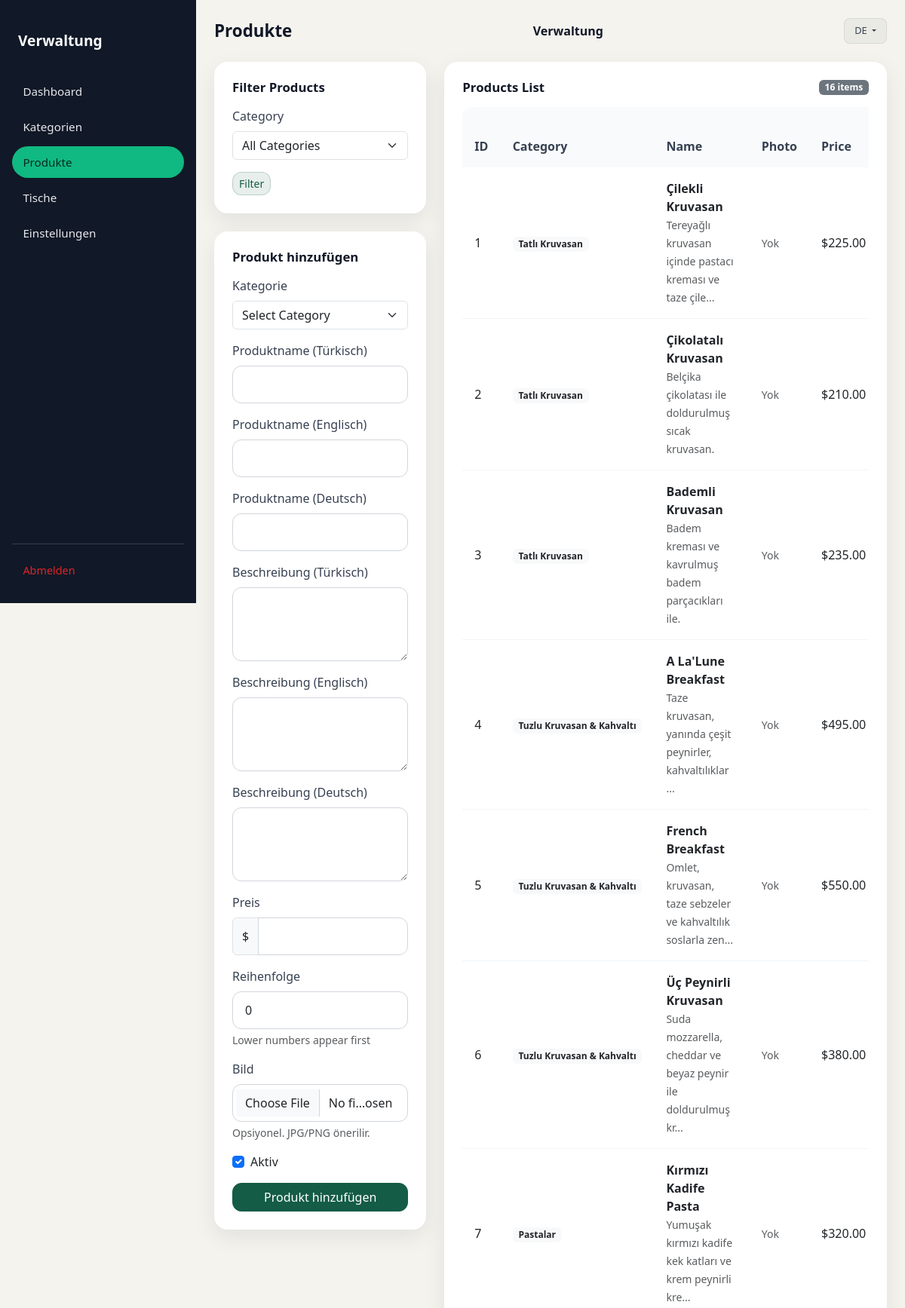
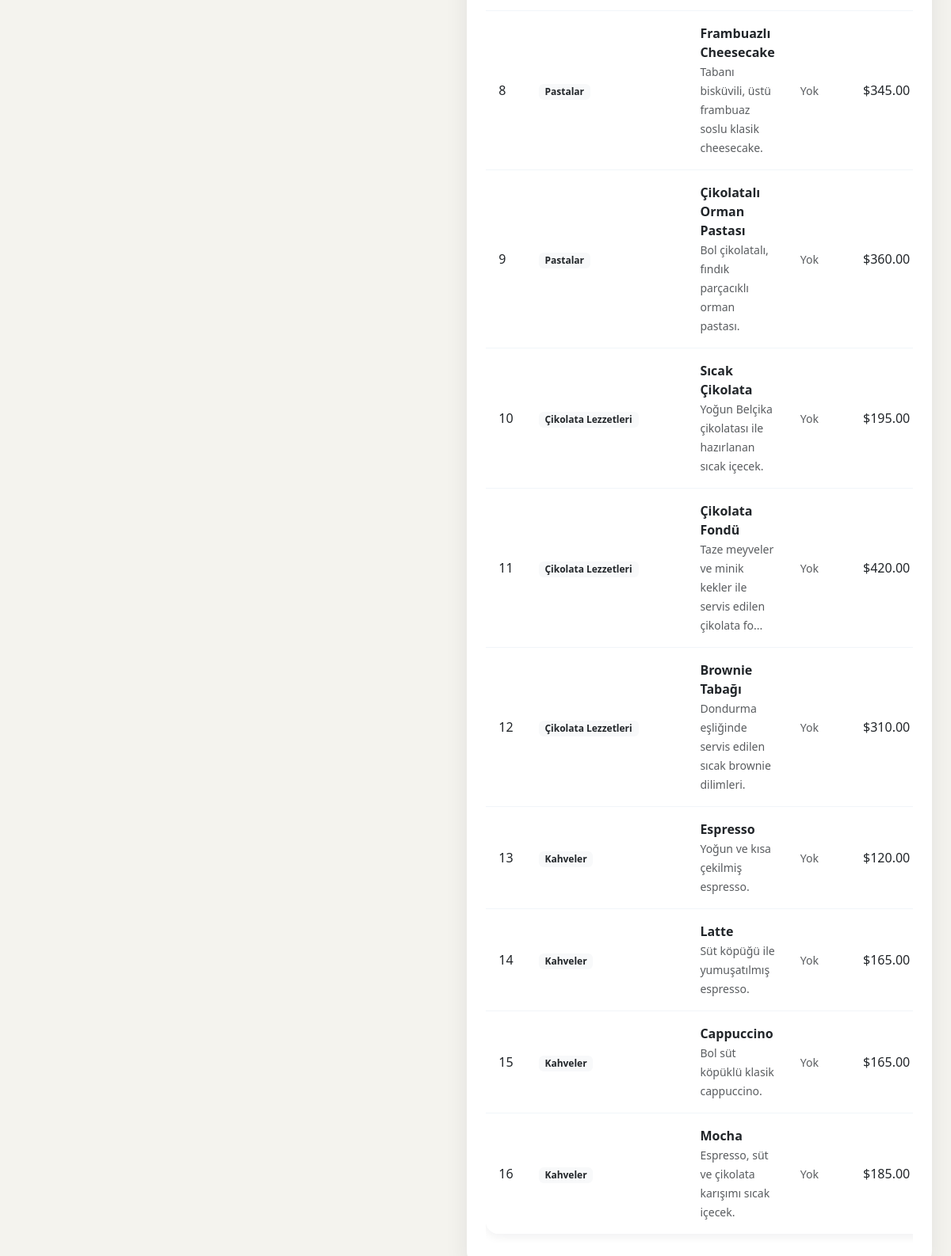
Page /app/public/admin/products.php?lang=de (signed in) on the committed database (2 pictures, top to bottom).
### tables this page shows
CREATE TABLE IF NOT EXISTS products (
    id INT AUTO_INCREMENT PRIMARY KEY,
    category_id INT NOT NULL,
    name VARCHAR(150),
    description TEXT,
    price DECIMAL(10,2),
    is_active TINYINT(1) DEFAULT 1,
    sort_order INT DEFAULT 0,
    FOREIGN KEY (category_id) REFERENCES categories(id) ON DELETE CASCADE
);

CREATE TABLE IF NOT EXISTS categories (
    id INT AUTO_INCREMENT PRIMARY KEY,
    restaurant_id INT NOT NULL,
    name VARCHAR(100),
    sort_order INT DEFAULT 0,
    created_at TIMESTAMP DEFAULT CURRENT_TIMESTAMP,
    FOREIGN KEY (restaurant_id) REFERENCES restaurants(id) ON DELETE CASCADE
);

### app/app/includes/lang.php (called while the page is built, shortened)
<?php
function t(string $key, array $replacements = []): string {
    $translation = $GLOBALS['translations'][$key] ?? $key;
    return $translation;
}
function getCurrentLangCode(): string {
    return $GLOBALS['current_lang'];
}
?>

### app/public/admin/products.php (the view, shortened to what this page needs)
<?php
$pdo = getDb();
$editProduct = null;
$filterCategoryId = $_GET['category_id'] ?? '';
try {
    $sql = "SELECT p.*, c.name AS category_name
            FROM products p
            JOIN categories c ON c.id = p.category_id
            WHERE c.restaurant_id = 1";
    $sql .= " ORDER BY c.sort_order, c.id, p.sort_order, p.id";
    $stmt = $pdo->prepare($sql);
    $stmt->execute();
    $products = $stmt->fetchAll();
} catch (PDOException $e) {
    $error = 'Error fetching products: ' . $e->getMessage();
    $products = [];
}
?>
<!DOCTYPE html>
<html lang="<?= getCurrentLangCode() ?>">
<head>
    <link href="https://cdn.jsdelivr.net/npm/bootstrap@5.3.0/dist/css/bootstrap.min.css" rel="stylesheet">
    <link href="/assets/admin.css?v=123456" rel="stylesheet">
    </head>
<body class="admin-body">
    <div class="admin-layout">
        <div class="admin-sidebar" id="mobileSidebar">
            <a href="/admin/dashboard.php" class="admin-sidebar-brand"><?= t('admin.title') ?></a>
            <nav class="admin-sidebar-nav">
                <a href="/admin/dashboard.php"><?= t('admin.dashboard') ?></a>
                <a href="/admin/categories.php"><?= t('admin.categories') ?></a>
                <a href="/admin/products.php" class="active"><?= t('admin.products') ?></a>
                <a href="/admin/tables.php"><?= t('admin.tables') ?></a>
                <a href="/admin/settings.php"><?= t('admin.settings') ?></a>
            </nav>
            <div class="admin-sidebar-footer">
                <a href="/admin/logout.php"><?= t('admin.logout') ?></a>
            </div>
        </div>
        <div class="admin-content">
            <div class="admin-topbar">
                <div class="admin-topbar-left">
                    <h1 class="admin-page-title d-none d-lg-block"><?= t('admin.products') ?></h1>
                </div>
                <div class="admin-topbar-center">
                    <?php
                    try {
                        $pdo = getDb();
                        $stmt = $pdo->prepare("SELECT logo_path, name FROM restaurants WHERE id = 1 LIMIT 1");
                        $stmt->execute();
                        $restaurant = $stmt->fetch();
                        if ($restaurant && !empty($restaurant['logo_path'])): ?>
                            <img src="<?= htmlspecialchars($restaurant['logo_path']) ?>"
                                 alt="<?= htmlspecialchars($restaurant['name'] ?? 'Restaurant Logo') ?>"
                                 style="height: 32px; max-width: 120px; object-fit: contain;">
                        <?php else: ?>
                            <span class="admin-topbar-logo"><?= t('admin.title') ?></span>
                        <?php endif;
                    } catch (Exception $e) {
                        echo '<span class="admin-topbar-logo">' . t('admin.title') . '</span>';
                    }
                    ?>
                </div>
                <div class="admin-topbar-right">
                    <div class="dropdown">
                        <button class="admin-lang-btn dropdown-toggle" type="button" data-bs-toggle="dropdown">
                            <?= strtoupper(getCurrentLangCode()) ?>
                        </button>
                    </div>
                </div>
            </div>
            <div class="row">
                <div class="col-lg-4">
                    <div class="admin-card mb-4">
                        <div class="admin-card-header">
                            <h6 class="admin-card-title">Filter Products</h6>
                        </div>
                        <form method="GET">
                            <div class="mb-3">
                                <label for="filter_category" class="form-label">Category</label>
                                <select class="form-select" id="filter_category" name="category_id">
                                    <option value="">All Categories</option>
                                </select>
                            </div>
                            <button type="submit" class="btn btn-primary-soft btn-sm">Filter</button>
                        </form>
                    </div>
                    <div class="admin-card">
                        <div class="admin-card-header">
                            <h6 class="admin-card-title"><?= $editProduct ? t('admin.edit_product') : t('admin.add_product') ?></h6>
                        </div>
                <form method="POST" enctype="multipart/form-data">
                    <div class="mb-3">
                        <label for="category_id" class="form-label"><?= t('admin.category') ?></label>
                        <select class="form-select" id="category_id" name="category_id" required>
                            <option value="">Select Category</option>
                        </select>
                    </div>
                    <div class="mb-3">
                        <label for="name" class="form-label"><?= t('admin.product_name_tr') ?></label>
                        <input type="text" class="form-control" id="name" name="name"
                               value="<?= htmlspecialchars($editProduct['name'] ?? '') ?>" required>
                    </div>
                    <div class="mb-3">
                        <label for="name_en" class="form-label"><?= t('admin.product_name_en') ?></label>
                        <input type="text" class="form-control" id="name_en" name="name_en"
                               value="<?= htmlspecialchars($editProduct['name_en'] ?? '') ?>">
                    </div>
                    <div class="mb-3">
                        <label for="name_de" class="form-label"><?= t('admin.product_name_de') ?></label>
                        <input type="text" class="form-control" id="name_de" name="name_de"
                               value="<?= htmlspecialchars($editProduct['name_de'] ?? '') ?>">
                    </div>
                    <div class="mb-3">
                        <label for="description" class="form-label"><?= t('admin.product_description_tr') ?></label>
                        <textarea class="form-control" id="description" name="description" rows="3"><?= htmlspecialchars($editProduct['description'] ?? '') ?></textarea>
                    </div>
                    <div class="mb-3">
                        <label for="description_en" class="form-label"><?= t('admin.product_description_en') ?></label>
                        <textarea class="form-control" id="description_en" name="description_en" rows="3"><?= htmlspecialchars($editProduct['description_en'] ?? '') ?></textarea>
                    </div>
                    <div class="mb-3">
                        <label for="description_de" class="form-label"><?= t('admin.product_description_de') ?></label>
                        <textarea class="form-control" id="description_de" name="description_de" rows="3"><?= htmlspecialchars($editProduct['description_de'] ?? '') ?></textarea>
                    </div>
                    <div class="mb-3">
                        <label for="price" class="form-label"><?= t('admin.price') ?></label>
                        <div class="input-group">
                            <span class="input-group-text">$</span>
                            <input type="number" class="form-control" id="price" name="price"
                                   step="0.01" min="0" value="<?= $editProduct['price'] ?? '' ?>">
                        </div>
                    </div>
                    <div class="mb-3">
                        <label for="sort_order" class="form-label"><?= t('admin.sort_order') ?></label>
                        <input type="number" class="form-control" id="sort_order" name="sort_order"
                               value="<?= $editProduct['sort_order'] ?? 0 ?>" min="0">
                        <div class="form-text">Lower numbers appear first</div>
                    </div>
                    <div class="mb-3">
                        <label class="form-label"><?= t('admin.image') ?></label>
                        <input type="file" name="image" class="form-control">
                        <div class="form-text">Opsiyonel. JPG/PNG önerilir.</div>
                    </div>
                    <div class="mb-3">
                        <div class="form-check">
                            <input class="form-check-input" type="checkbox" id="is_active" name="is_active"
                                <?= (!$editProduct || $editProduct['is_active']) ? 'checked' : '' ?>>
                            <label class="form-check-label" for="is_active">
                                <?= t('admin.active') ?>
                            </label>
                        </div>
                    </div>
                    <div class="d-grid gap-2">
                        <button type="submit" class="btn btn-primary">
                            <?= $editProduct ? t('admin.edit_product') : t('admin.add_product') ?>
                        </button>
                    </div>
                        </form>
                    </div>
                </div>
                <div class="col-lg-8">
                    <div class="admin-card">
                        <div class="admin-card-header">
                            <h6 class="admin-card-title">
                                Products List
                            </h6>
                            <span class="badge bg-secondary"><?= count($products) ?> items</span>
                        </div>
                <?php if (empty($products)): ?>
                    <div class="text-center py-4">
                        <p class="text-muted">
                            <?php if ($filterCategoryId): ?>
                                No products found in the selected category.
                            <?php else: ?>
                                No products found. Add your first product using the form on the left.
                            <?php endif; ?>
                        </p>
                    </div>
                <?php else: ?>
                    <div class="table-responsive">
                        <table class="table table-rounded">
                            <thead>
                                <tr>
                                    <th>ID</th>
                                    <th>Category</th>
                                    <th>Name</th>
                                    <th>Photo</th>
                                    <th>Price</th>
                                </tr>
                            </thead>
                            <tbody>
                                <?php foreach ($products as $product): ?>
                                    <tr>
                                        <td><?= $product['id'] ?></td>
                                        <td>
                                            <span class="badge bg-light text-dark">
                                                <?= htmlspecialchars($product['category_name']) ?>
                                            </span>
                                        </td>
                                        <td>
                                            <strong><?= htmlspecialchars($product['name']) ?></strong>
                                            <?php if (!empty($product['description'])): ?>
                                                <br><small class="text-muted"><?= htmlspecialchars(substr($product['description'], 0, 60)) ?><?= strlen($product['description']) > 60 ? '...' : '' ?></small>
                                            <?php endif; ?>
                                        </td>
                                        <td>
                                            <?php if (!empty($product['image'])): ?>
                                                <img src="<?= htmlspecialchars($product['image']) ?>" alt="Fotoğraf" style="max-height: 50px;">
                                            <?php else: ?>
                                                <span class="text-muted small">Yok</span>
                                            <?php endif; ?>
                                        </td>
                                        <td>$<?= number_format($product['price'], 2) ?></td>
                                    </tr>
                                <?php endforeach; ?>
                            </tbody>
                        </table>
                        </div>
                    <?php endif; ?>
                </div>
            </div>
        </div>
    </div>
</body>
</html>

### rows in the picture
products: id "1", category.name "Tatlı Kruvasan", name "Çilekli Kruvasan", description "Tereyağlı kruvasan içinde pastacı kreması ve taze çile", price "225.00"
products: id "2", category.name "Tatlı Kruvasan", name "Çikolatalı Kruvasan", description "Belçika çikolatası ile doldurulmuş sıcak kruvasan.", price "210.00"
products: id "3", category.name "Tatlı Kruvasan", name "Bademli Kruvasan", description "Badem kreması ve kavrulmuş badem parçacıkları ile.", price "235.00"
products: id "4", category.name "Tuzlu Kruvasan & Kahvaltı", name "A La'Lune Breakfast", description "Taze kruvasan, yanında çeşit peynirler, kahvaltılıklar", price "495.00"
products: id "5", category.name "Tuzlu Kruvasan & Kahvaltı", name "French Breakfast", description "Omlet, kruvasan, taze sebzeler ve kahvaltılık soslarla zen", price "550.00"
products: id "6", category.name "Tuzlu Kruvasan & Kahvaltı", name "Üç Peynirli Kruvasan", description "Suda mozzarella, cheddar ve beyaz peynir ile doldurulmuş kr", price "380.00"
products: id "7", category.name "Pastalar", name "Kırmızı Kadife Pasta", description "Yumuşak kırmızı kadife kek katları ve krem peynirli kre", price "320.00"
products: id "8", category.name "Pastalar", name "Frambuazlı Cheesecake", description "Tabanı bisküvili, üstü frambuaz soslu klasik cheesecake.", price "345.00"
products: id "9", category.name "Pastalar", name "Çikolatalı Orman Pastası", description "Bol çikolatalı, fındık parçacıklı orman pastası.", price "360.00"
products: id "10", category.name "Çikolata Lezzetleri", name "Sıcak Çikolata", description "Yoğun Belçika çikolatası ile hazırlanan sıcak içecek.", price "195.00"
products: id "11", category.name "Çikolata Lezzetleri", name "Çikolata Fondü", description "Taze meyveler ve minik kekler ile servis edilen çikolata fo", price "420.00"
products: id "12", category.name "Çikolata Lezzetleri", name "Brownie Tabağı", description "Dondurma eşliğinde servis edilen sıcak brownie dilimleri.", price "310.00"
products: id "13", category.name "Kahveler", name "Espresso", description "Yoğun ve kısa çekilmiş espresso.", price "120.00"
products: id "14", category.name "Kahveler", name "Latte", description "Süt köpüğü ile yumuşatılmış espresso.", price "165.00"
products: id "15", category.name "Kahveler", name "Cappuccino", description "Bol süt köpüklü klasik cappuccino.", price "165.00"
products: id "16", category.name "Kahveler", name "Mocha", description "Espresso, süt ve çikolata karışımı sıcak içecek.", price "185.00"

### other values in the picture
t('admin.title') "Verwaltung"
t('admin.dashboard') "Dashboard"
t('admin.categories') "Kategorien"
t('admin.products') "Produkte"
t('admin.tables') "Tische"
t('admin.settings') "Einstellungen"
t('admin.logout') "Abmelden"
getCurrentLangCode() "DE"
t('admin.add_product') "Produkt hinzufügen"
t('admin.category') "Kategorie"
t('admin.product_name_tr') "Produktname (Türkisch)"
t('admin.product_name_en') "Produktname (Englisch)"
t('admin.product_name_de') "Produktname (Deutsch)"
t('admin.product_description_tr') "Beschreibung (Türkisch)"
t('admin.product_description_en') "Beschreibung (Englisch)"
